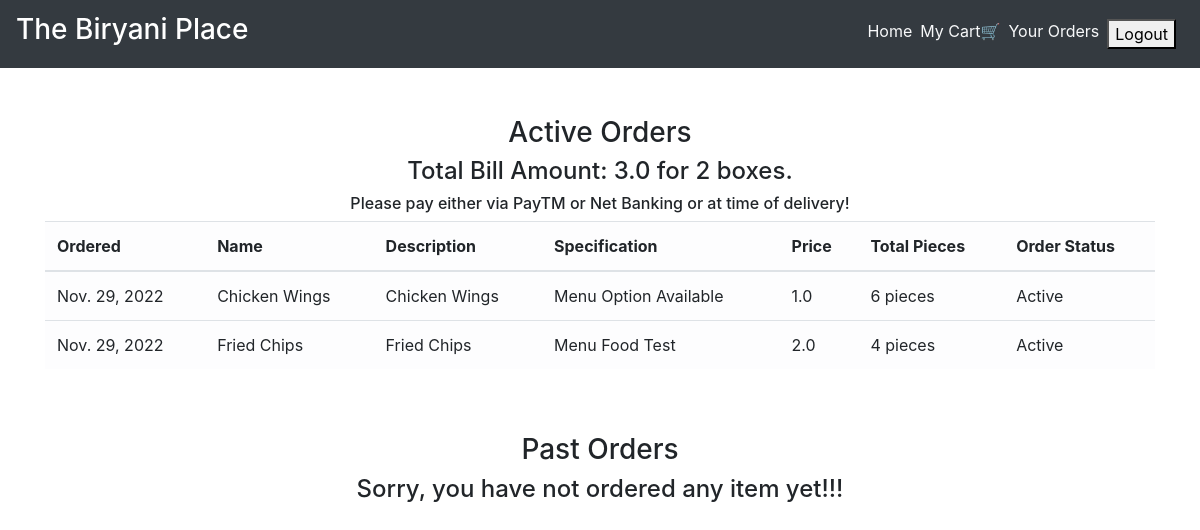
The app's page /order_details/ (signed in) with its own data.
### main/models.py (models this page shows, shortened)
class CartItems(models.Model):
    ORDER_STATUS = (
        ('Active', 'Active'),
        ('Delivered', 'Delivered')
    )
    user = models.ForeignKey(User, on_delete=models.CASCADE)
    item = models.ForeignKey(Item, on_delete=models.CASCADE)
    ordered = models.BooleanField(default=False)
    quantity = models.IntegerField(default=1)
    ordered_date = models.DateField(default=timezone.now)
    status = models.CharField(max_length=20, choices=ORDER_STATUS, default='Active')
    delivery_date = models.DateField(default=timezone.now)
    class Meta:
        verbose_name = 'Cart Item'
        verbose_name_plural = 'Cart Items'

class Item(models.Model):
    LABELS = (
        ('BestSeller', 'BestSeller'),
        ('New', 'New'),
        ('Spicy🔥', 'Spicy🔥'),
    )
    LABEL_COLOUR = (
        ('danger', 'danger'),
        ('success', 'success'),
        ('primary', 'primary'),
        ('info', 'info')
    )
    title = models.CharField(max_length=150)
    description = models.CharField(max_length=250,blank=True)
    price = models.FloatField()
    pieces = models.IntegerField(default=6)
    instructions = models.CharField(max_length=250,default="Menu Option Available")
    image = models.ImageField(default='default.png', upload_to='images/')
    labels = models.CharField(max_length=25, choices=LABELS, blank=True)
    label_colour = models.CharField(max_length=15, choices=LABEL_COLOUR, blank=True)
    slug = models.SlugField(default="sushi_name")
    created_by = models.ForeignKey(User, on_delete=models.CASCADE)

### main/views.py (the view)
# urls.py: path('order_details/', views.order_details, name='order_details'),
@login_required
def order_details(request):
    items = CartItems.objects.filter(user=request.user, ordered=True,status="Active").order_by('-ordered_date')
    cart_items = CartItems.objects.filter(user=request.user, ordered=True,status="Delivered").order_by('-ordered_date')
    bill = items.aggregate(Sum('item__price'))
    number = items.aggregate(Sum('quantity'))
    pieces = items.aggregate(Sum('item__pieces'))
    total = bill.get("item__price__sum")
    count = number.get("quantity__sum")
    total_pieces = pieces.get("item__pieces__sum")
    context = {
        'items':items,
        'cart_items':cart_items,
        'total': total,
        'count': count,
        'total_pieces': total_pieces
    }
    return render(request, 'main/order_details.html', context)

### main/templatetags/get_group.py (called while the page is built)
@register.filter(name='has_group')
def has_group(user, group_name):
    return user.groups.filter(name=group_name).exists()

### main/templates/main/order_details.html
{% extends "main/layout.html" %}
{% block content %}
<div class="cart">
    <div class="container">
        <div class="row">
            <div class="col-sm-12 mt-5">
                <h3 class="text-center">Active Orders</h3>
                {% if items %}
                <h4 class="text-center">Total Bill Amount: {{total}} for {{ count }} boxes.</h4>
                <h6 class="text-center">Please pay either via PayTM or Net Banking or at time of delivery!</h6>
                <div class="table-responsive">
                    <table class="table table-light">
                        <thead>
                        <tr>
                            <th scope="col">Ordered</th>
                            <th scope="col">Name</th>
                            <th scope="col">Description</th>
                            <th scope="col">Specification</th>
                            <th scope="col">Price</th>
                            <th scope="col">Total Pieces</th>
                            <th scope="col">Order Status</th>
                        </tr>
                        </thead>
                        <tbody>
                            {% for item_active in items %}
                        <tr>
                            <td>{{ item_active.ordered_date }}</td>
                            <td>{{ item_active.item.title }} <span class="badge badge-{{ item_active.item.label_colour }}">{{ item_active.item.labels }}</span></td>
                            <td>{{ item_active.item.description }}</td>
                            <td>{{ item_active.item.instructions }}</td>
                            <td>{{ item_active.item.price }}</td>
                            <td>{{ item_active.item.pieces }} pieces</td>
                            <td>{{ item_active.status }}</td>
                        </tr>
                            {% endfor %}
                        </tbody>
                    </table>
                </div>
                {% else %}
                <h4 class="text-center">Sorry, you have not ordered any item yet!!!</h4>
                {% endif %}
            </div>
        </div>
        <div class="row">
            <div class="col-sm-12 mt-5">
                <h3 class="text-center">Past Orders</h3>
                {% if cart_items %}
                <div class="table-responsive">
                    <table class="table table-light">
                        <thead>
                        <tr>
                            <th scope="col">Ordered</th>
                            <th scope="col">Name</th>
                            <th scope="col">Description</th>
                            <th scope="col">Specification</th>
                            <th scope="col">Price</th>
                            <th scope="col">Total Pieces</th>
                            <th scope="col">Order Status</th>
                            <th scope="col">Delivery Date</th>
                        </tr>
                        </thead>
                        <tbody>
                            {% for cart in cart_items %}
                        <tr>
                            <td>{{ cart.ordered_date }}</td>
                            <td>{{ cart.item.title }} <span class="badge badge-{{ cart.item.label_colour }}">{{ cart.item.labels }}</span></td>
                            <td>{{ cart.item.description }}</td>
                            <td>{{ cart.item.instructions }}</td>
                            <td>{{ cart.item.price }}</td>
                            <td>{{ cart.item.pieces }} pieces</td>
                            <td>{{ cart.status }}</td>
                            <td>{{ cart.delivery_date }}</td>
                        </tr>
                            {% endfor %}
                        </tbody>
                    </table>
                </div>
                {% else %}
                <h4 class="text-center">Sorry, you have not ordered any item yet!!!</h4>
                {% endif %}
            </div>
        </div>
    </div>
</div>
{% endblock content %}

### records on screen
CartItems: ordered_date "Nov. 29, 2022", item "Chicken Wings", item.description "Chicken Wings", item.instructions "Menu Option Available", item.price "1.0", item.pieces "6", status "Active"
CartItems: ordered_date "Nov. 29, 2022", item "Fried Chips", item.description "Fried Chips", item.instructions "Menu Food Test", item.price "2.0", item.pieces "4", status "Active"

### other values on screen
{{ total }} "3.0"
{{ count }} "2"
